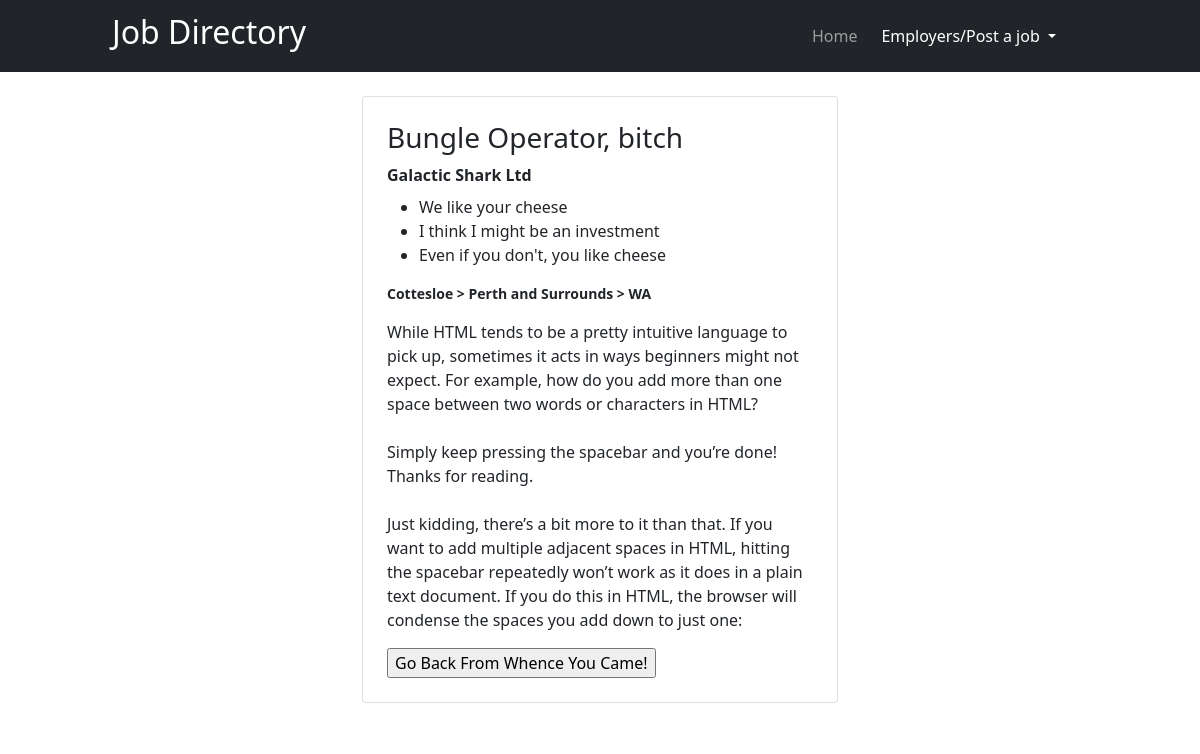
/posts/6, run on the app's committed database.
### application.py (models this page shows, shortened)
class Job(db.Model):
    id = db.Column(db.Integer, primary_key=True)
    job_title = db.Column(db.String(255))
    state = db.Column(db.String(255))
    area = db.Column(db.String(255))
    suburb = db.Column(db.String(255))
    description = db.Column(db.Text)
    highlight_1 = db.Column(db.Text)
    highlight_2 = db.Column(db.Text)
    highlight_3 = db.Column(db.Text)
    date_posted = db.Column(db.DateTime, default=datetime.utcnow)
    deleted = db.Column(db.String(5))
    poster_id = db.Column(db.Integer, db.ForeignKey('user.id'))

class User(db.Model, UserMixin):
    id = db.Column(db.Integer, primary_key=True)
    company = db.Column(db.String(200))
    firstname = db.Column(db.String(200), nullable=False)
    lastname = db.Column(db.String(200), nullable=False)
    email = db.Column(db.String(120), nullable=False, unique=True)
    password_hash = db.Column(db.String(128), nullable=False)
    date_added = db.Column(db.DateTime, default=datetime.utcnow)
    jobs = db.relationship('Job', backref='poster')
    drafts = db.relationship('Drafts', backref='poster')
    deleted = db.Column(db.String(5), default=0)
    @property
    def password(self):
        raise AttributeError('not valid')

### posts/posts.py (the view)
@posts_bp.route('/posts/<int:id>', methods=["GET"])
def display_post(id):
    post = Job.query.get_or_404(id)
    id = post.id
    return render_template('large-post.html', id=id, post=post)

### posts/templates/large-post.html (shortened to what this page needs)
{% extends "base.html" %}
{% block content %}
<div class="col-md-5 pt-4 bg-body rounded container">
    {% if post.deleted == "0" %}
    <div class="card p-4">
        <div class="job-header placeholder-glow">
            <h3> {{ post.job_title }} </h3>
        </div>
        <div class="job-body placeholder-glow">
            <div class="poster-company pb-2">
                <strong>{{ post.poster.company }}</strong>
            </div>
            <div class="highlights placeholder-glow">
                <ul>
                    <li>{{ post.highlight_1 }}</li>
                    <li>{{ post.highlight_2 }}</li>
                    <li>{{ post.highlight_3 }}</li>
                </ul>
            </div>
            <div class="job-location placeholder-glow ">
                <small><p class="fw-bold">{{ post.suburb }} > {{ post.area }} > {{ post.state }}</p></small>
            </div>
            <div class="placeholder-glow" style="white-space: pre-wrap"><p>{{ post.description }}</p></div>
        </div>
        <div class="footer">
            <input type="button" value="Go Back From Whence You Came!" onclick="history.back(-1)"/>
        </div>
    </div>
    <br/>
    {% endif %}
</div>
{% endblock %}

### static/css/style.css (style rules this page uses)
body { min-height: 100vh; min-height: -webkit-fill-available; }
html { height: -webkit-fill-available; }

### data on the page
Job: job_title "Bungle Operator, bitch", highlight_1 "We like your cheese", highlight_2 "I think I might be an investment", highlight_3 "Even if you don't, you like cheese", suburb "Cottesloe", area "Perth and Surrounds", state "WA", description "While HTML tends to be a pretty intuitive language to pick up, sometimes it acts in ways beginners might not expect. For example, how do you add more than one space between two words or characters in HTML? Simply keep pressing the spacebar and you’re done! Thanks for reading. Just kidding, there’s a bit more to it than that. If you want to add multiple adjacent spaces in HTML, hitting the spacebar repeatedly won’t work as it does in a plain text document. If you do this in HTML, the browser will condense the spaces you add down to just one:"
User: poster.company "Galactic Shark Ltd"
